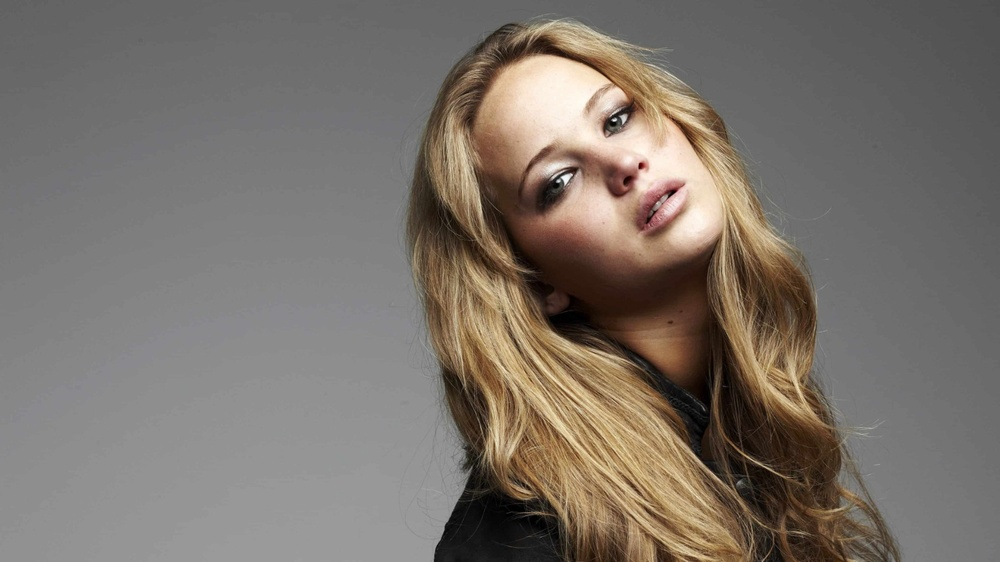
#> input picture images/q6_jlaw.jpeg, 1000 x 562 px, shrunk from 1600 x 900 before the run, found by its file name
$ python q6_foreground_histeq.py
#> lines starting #> are read from the running program, lines starting #| are printed output that depends on the picture; after the words box and inside, x2 and y2 are one past the last pixel; in counts of white or black regions, pixels touching at a corner belong together
"""EN3160 A01 - Q6: Histogram-equalize only the foreground of an image."""
import cv2
import numpy as np
import matplotlib.pyplot as plt
from q5_histogram_equalization import histogram_equalize

img_bgr = cv2.imread("/home/claude/en3160_a01/images/q6_jlaw.jpeg")
#> img_bgr is the input picture: shape (562, 1000, 3); mean B, G, R 106.7, 114.4, 122.3
hsv = cv2.cvtColor(img_bgr, cv2.COLOR_BGR2HSV)
#> hsv: shape (562, 1000, 3); mean H, S, V 10.4, 35.6, 122.4
h, s, v = cv2.split(hsv)
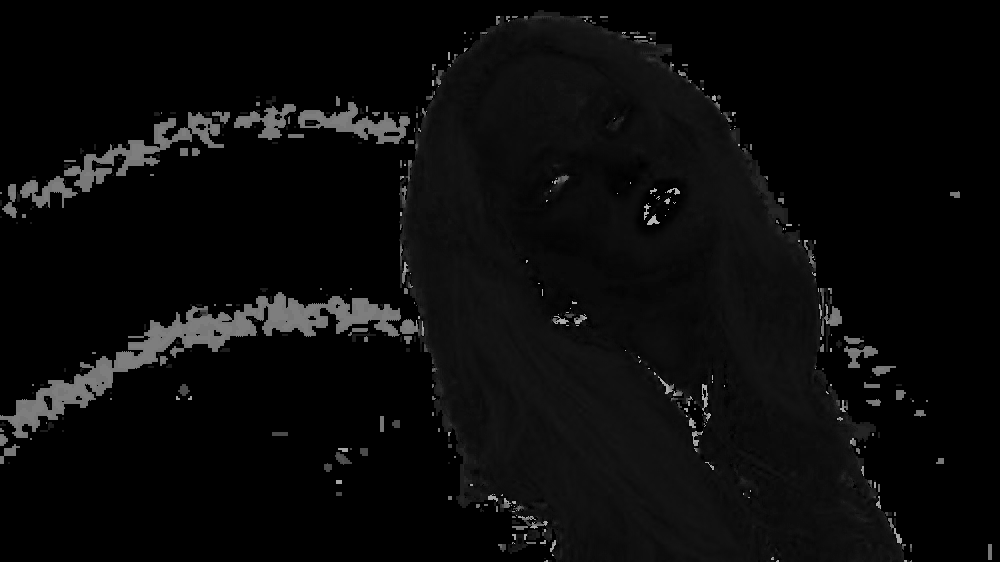
#> h: shape (562, 1000); min 0, max 179, mean 10.4
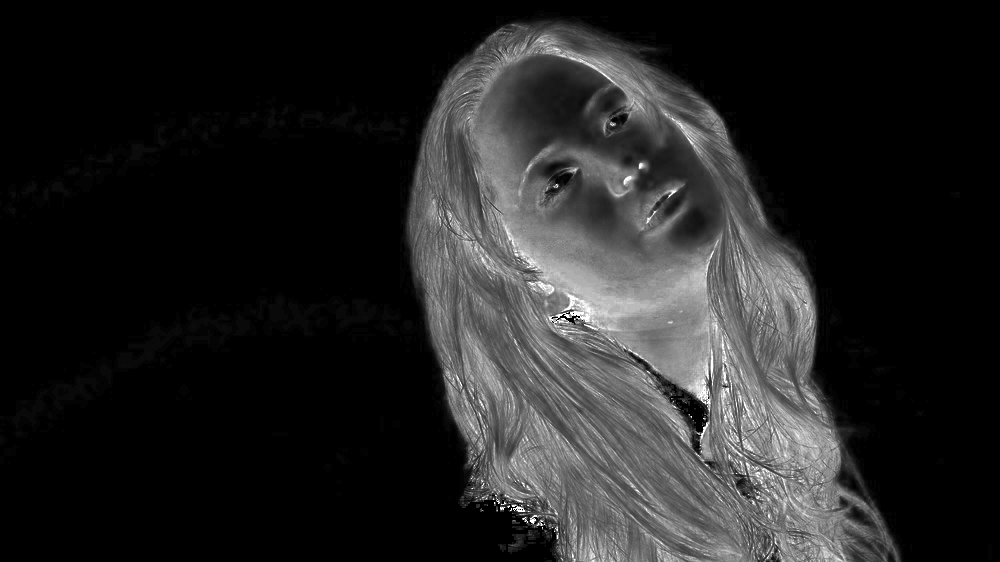
#> s: shape (562, 1000); min 0, max 255, mean 35.6

# The background is a low-saturation neutral-gray gradient, while the hair
# and skin are considerably more saturated -> threshold the S plane.
_, mask = cv2.threshold(s, 0, 255, cv2.THRESH_BINARY + cv2.THRESH_OTSU)
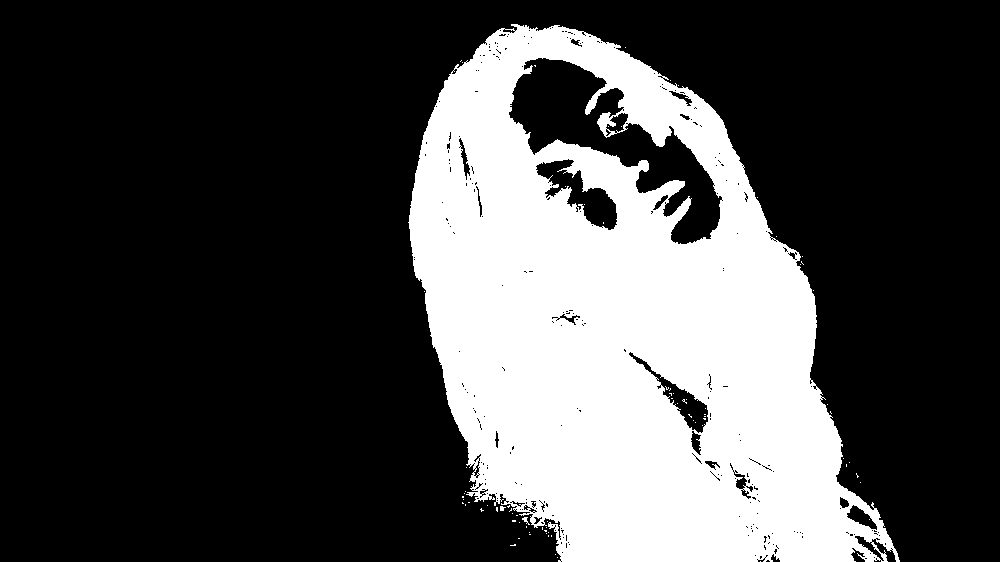
#> mask: shape (562, 1000); 28.2% white; 78 white regions (75 under 20 px), largest, box (x1, y1, x2, y2) and area: (408, 24, 900, 562) 158337, (522, 517, 530, 525) 26, (500, 506, 506, 511) 21
otsu_val, _ = cv2.threshold(s, 0, 255, cv2.THRESH_BINARY + cv2.THRESH_OTSU)
#> otsu_val = 60
mask = cv2.morphologyEx(mask, cv2.MORPH_CLOSE, np.ones((7, 7), np.uint8))
#> mask: shape (562, 1000); 29.1% white; 6 white regions (5 under 20 px), largest, box (x1, y1, x2, y2) and area: (408, 24, 900, 562) 163580
mask = cv2.morphologyEx(mask, cv2.MORPH_OPEN, np.ones((5, 5), np.uint8))
#> mask: shape (562, 1000); 29.1% white; 3 white regions, box (x1, y1, x2, y2) and area: (409, 24, 895, 562) 162792, (598, 113, 625, 137) 417, (585, 96, 597, 114) 128

gray = cv2.cvtColor(img_bgr, cv2.COLOR_BGR2GRAY)
foreground = cv2.bitwise_and(gray, gray, mask=mask)
background_mask = cv2.bitwise_not(mask)
background = cv2.bitwise_and(gray, gray, mask=background_mask)
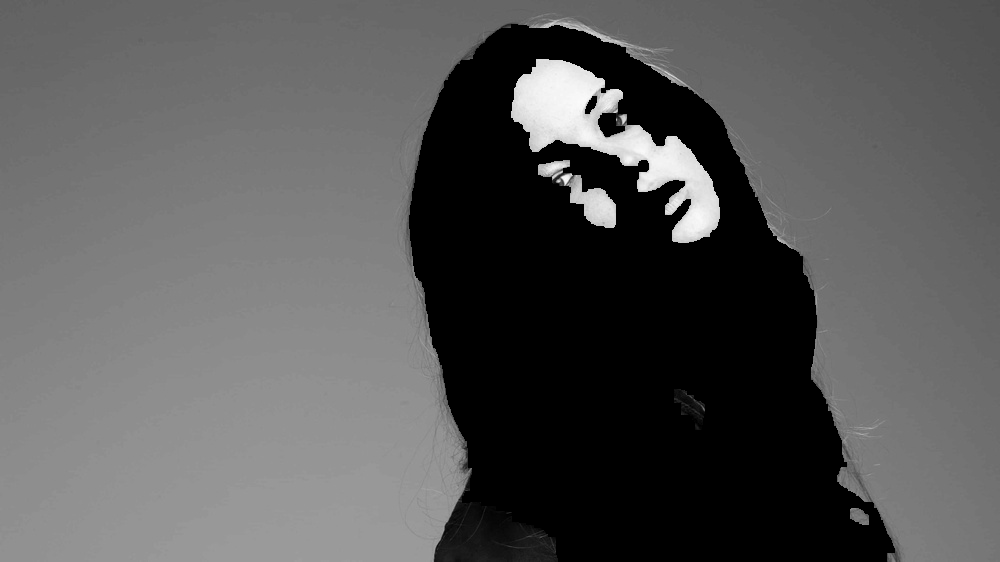
#> background: shape (562, 1000); min 0, max 251, mean 87.2

# Histogram + cumsum of the foreground pixels only (ignore the masked-out zeros)
fg_pixels = gray[mask > 0]
hist = np.bincount(fg_pixels, minlength=256).astype(np.float64)
#> hist = 256 values, max 1723 at index 31, min 0 at index 231, mean 638
cdf = np.cumsum(hist)
#> cdf = 256 values from 104 to 163337
cdf_min = cdf[cdf > 0].min()
#> cdf_min = 104
lut = np.round((cdf - cdf_min) / (fg_pixels.size - cdf_min) * 255).clip(0, 255).astype(np.uint8)
#> lut = 256 values from 0 to 255

fg_eq = cv2.LUT(gray, lut)
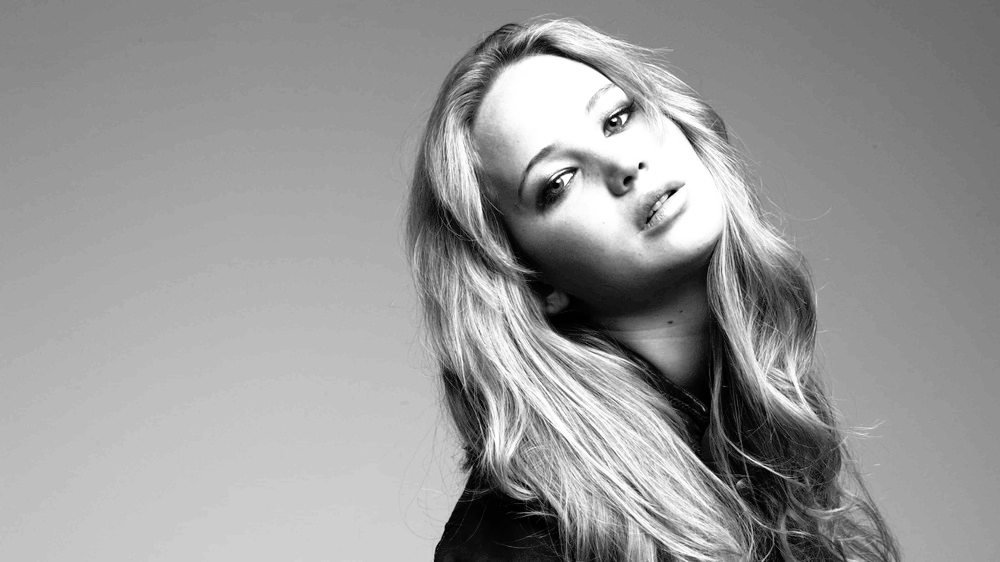
#> fg_eq: shape (562, 1000); min 0, max 255, mean 152.7
fg_eq = cv2.bitwise_and(fg_eq, fg_eq, mask=mask)
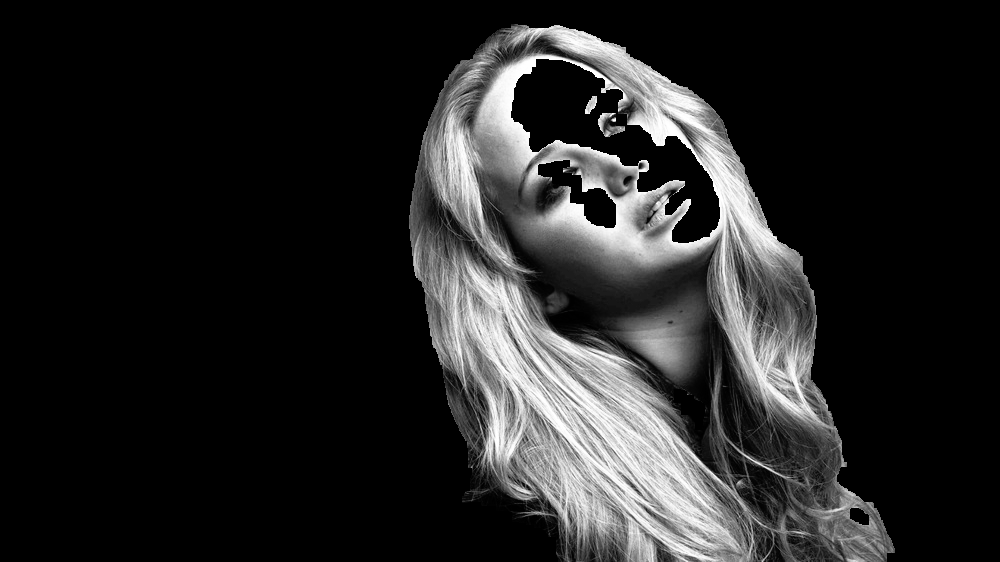
#> fg_eq: shape (562, 1000); min 0, max 255, mean 37.2
result = cv2.add(background, fg_eq)

fig, axes = plt.subplots(2, 4, figsize=(17, 8.5))
axes[0, 0].imshow(h, cmap="gray"); axes[0, 0].axis("off"); axes[0, 0].set_title("(a) Hue")
axes[0, 1].imshow(s, cmap="gray"); axes[0, 1].axis("off"); axes[0, 1].set_title("(b) Saturation")
axes[0, 2].imshow(v, cmap="gray"); axes[0, 2].axis("off"); axes[0, 2].set_title("(c) Value")
axes[0, 3].imshow(mask, cmap="gray"); axes[0, 3].axis("off")
axes[0, 3].set_title(f"(d) Foreground mask (Otsu on S, t={otsu_val:.0f})")

axes[1, 0].imshow(cv2.cvtColor(img_bgr, cv2.COLOR_BGR2RGB)); axes[1, 0].axis("off")
axes[1, 0].set_title("(e) Original")
axes[1, 1].imshow(foreground, cmap="gray"); axes[1, 1].axis("off")
axes[1, 1].set_title("(f) Foreground only")
axes[1, 2].bar(np.arange(256), hist, color="#555", width=1)
axes[1, 2].set_title("(g) Foreground histogram")
axes[1, 3].imshow(result, cmap="gray"); axes[1, 3].axis("off")
axes[1, 3].set_title("(h) Foreground histogram-equalized")

plt.tight_layout()
plt.savefig("/home/claude/en3160_a01/figures/q6_result.png", dpi=150)
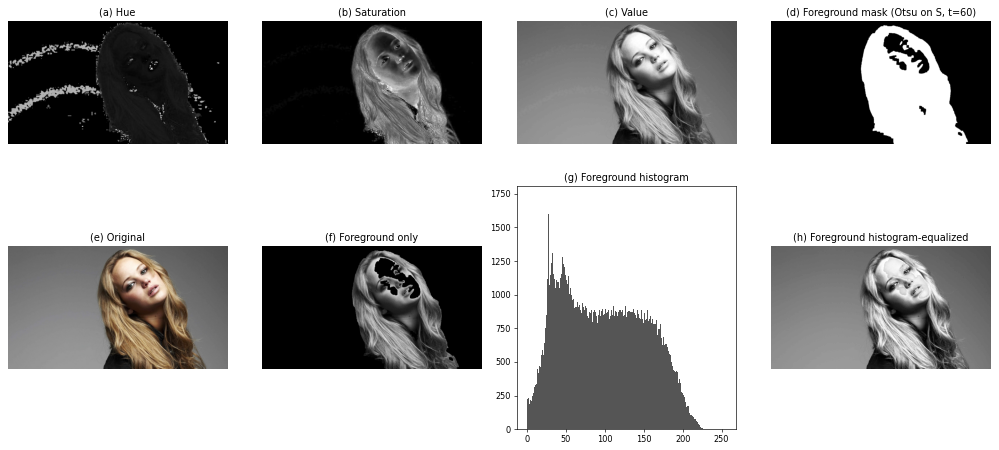
#> figure drawn by matplotlib, 8 panels; panel 7: tallest bar 1723 high, from x = 30.5 to 31.5
print("saved q6_result.png, otsu threshold =", otsu_val)
#| saved q6_result.png, otsu threshold = 60.0

$ run again, with images/q10_lake.jpeg copied over images/q6_jlaw.jpeg
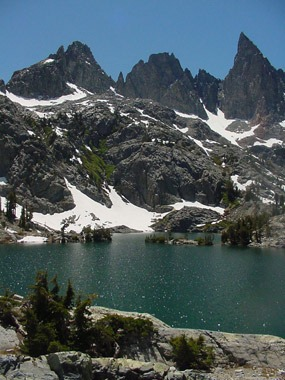
#> input picture images/q10_lake.jpeg, 285 x 380 px, found by its file name
#> img_bgr is the input picture: shape (380, 285, 3); mean B, G, R 92.6, 88.6, 75.1
#> hsv: shape (380, 285, 3); mean H, S, V 72.4, 67.2, 97.9
#> `_, mask = cv2.threshold(s, 0, 255, cv2.THRESH_BINARY + cv2.THRESH_OTSU)`:
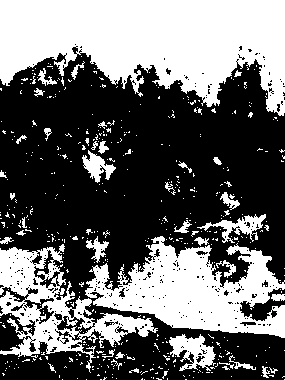
#> mask: shape (380, 285); 41.2% white; 503 white regions (463 under 20 px), largest, box (x1, y1, x2, y2) and area: (0, 0, 285, 116) 21976, (85, 236, 285, 338) 10589, (0, 244, 158, 373) 6566
#> otsu_val = 74
#> background_mask: shape (380, 285); 48.2% white; 11 white regions, largest, box (x1, y1, x2, y2) and area: (0, 63, 285, 292) 43213, (194, 331, 285, 380) 2846, (0, 326, 100, 380) 2367
#> hist = 256 values, max 2097 at index 127, min 0 at index 0, mean 219.3
#> cdf = 256 values from 0 to 56146
#> cdf_min = 8
#> lut = 256 values from 0 to 255
#> `result = cv2.add(background, fg_eq)`:
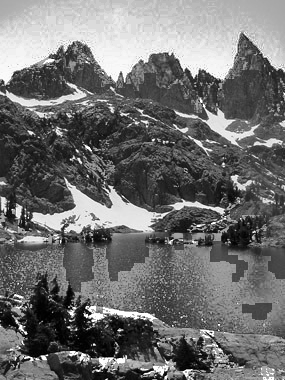
#> result: shape (380, 285); min 0, max 255, mean 111.2
#| saved q6_result.png, otsu threshold = 74.0

$ run again, with images/q1_emma.jpeg copied over images/q6_jlaw.jpeg
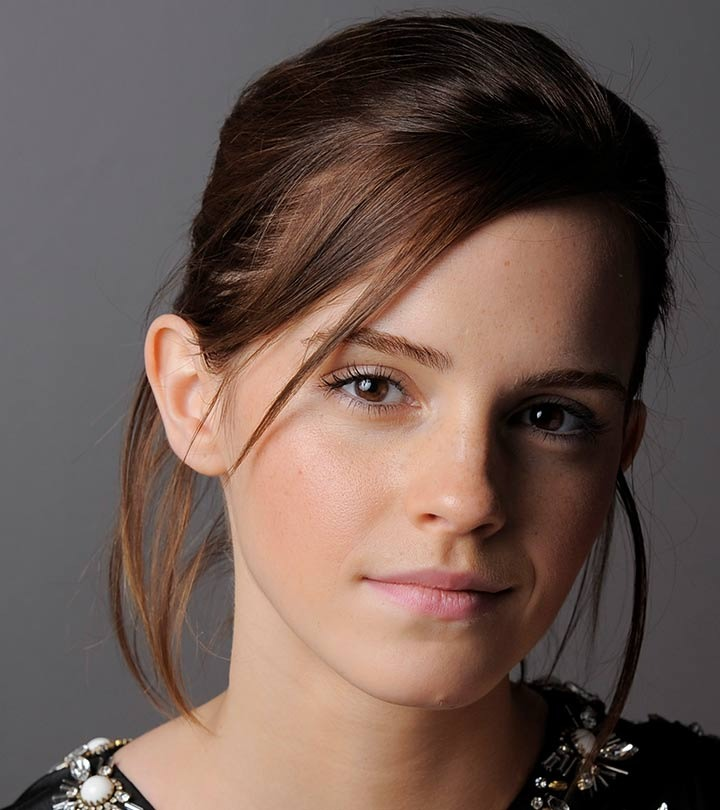
#> input picture images/q1_emma.jpeg, 720 x 810 px, found by its file name
#> img_bgr is the input picture: shape (810, 720, 3); mean B, G, R 80.1, 87.4, 106.8
#> hsv: shape (810, 720, 3); mean H, S, V 54.5, 73.1, 107.5
#> `_, mask = cv2.threshold(s, 0, 255, cv2.THRESH_BINARY + cv2.THRESH_OTSU)`:
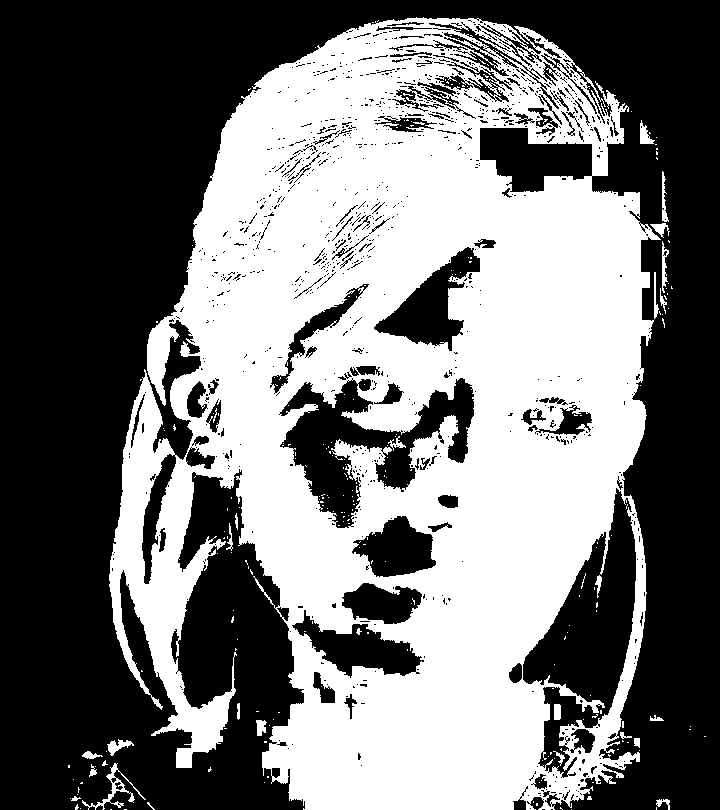
#> mask: shape (810, 720); 45.8% white; 256 white regions (229 under 20 px), largest, box (x1, y1, x2, y2) and area: (109, 17, 661, 810) 263864, (82, 763, 146, 810) 457, (107, 739, 134, 756) 197
#> otsu_val = 77
#> background_mask: shape (810, 720); 50.8% white; 12 black regions, largest, box (x1, y1, x2, y2) and area: (109, 17, 669, 810) 285446, (108, 764, 140, 802) 545, (88, 794, 124, 810) 343
#> hist = 256 values, max 3863 at index 1, min 0 at index 224, mean 1121.9
#> cdf = 256 values from 2167 to 287212
#> cdf_min = 2167
#> lut = 256 values from 0 to 255
#> `result = cv2.add(background, fg_eq)`:
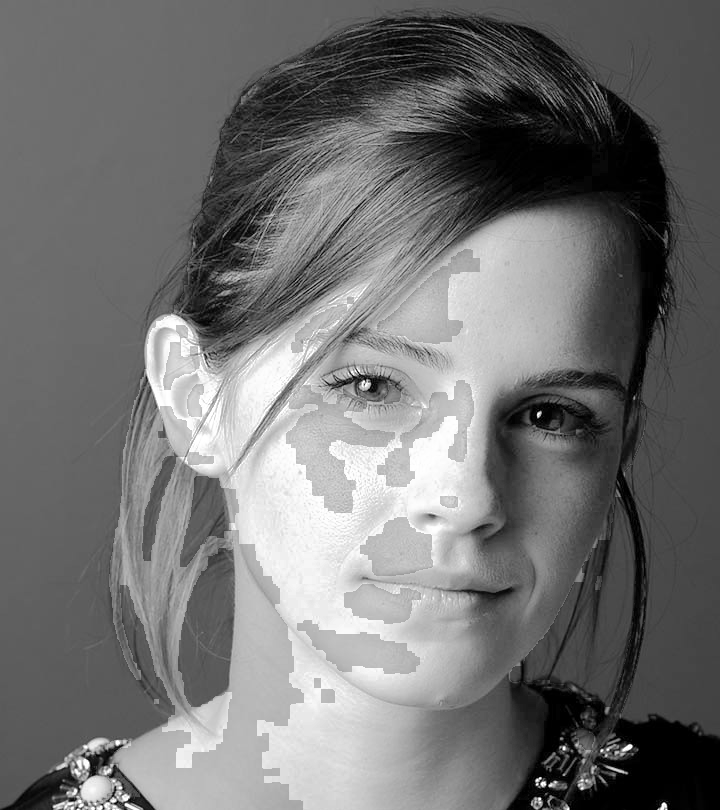
#> result: shape (810, 720); min 0, max 255, mean 113.7
#| saved q6_result.png, otsu threshold = 77.0
